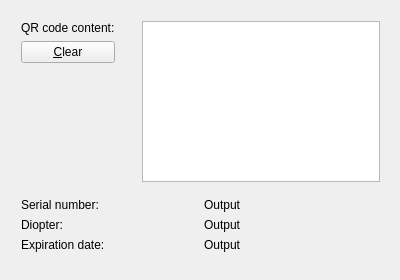
<?xml version="1.0" encoding="UTF-8"?>
<ui version="4.0">
 <class>QrCodeReaderWidget</class>
 <widget class="QWidget" name="QrCodeReaderWidget">
  <property name="geometry">
   <rect>
    <x>0</x>
    <y>0</y>
    <width>400</width>
    <height>280</height>
   </rect>
  </property>
  <property name="minimumSize">
   <size>
    <width>400</width>
    <height>280</height>
   </size>
  </property>
  <property name="maximumSize">
   <size>
    <width>400</width>
    <height>280</height>
   </size>
  </property>
  <property name="windowTitle">
   <string>CodeReaderWidget</string>
  </property>
  <widget class="QWidget" name="layoutWidget">
   <property name="geometry">
    <rect>
     <x>10</x>
     <y>10</y>
     <width>381</width>
     <height>262</height>
    </rect>
   </property>
   <layout class="QVBoxLayout" name="verticalLayout">
    <item>
     <layout class="QHBoxLayout" name="horizontalLayout">
      <item>
       <layout class="QVBoxLayout" name="verticalLayout_2">
        <item>
         <widget class="QLabel" name="seriaNumberLabel">
          <property name="text">
           <string>QR code content:</string>
          </property>
          <property name="buddy">
           <cstring>qrCodeInput</cstring>
          </property>
         </widget>
        </item>
        <item>
         <widget class="QPushButton" name="clearBtn">
          <property name="text">
           <string>&amp;Clear</string>
          </property>
         </widget>
        </item>
        <item>
         <spacer name="verticalSpacer_3">
          <property name="orientation">
           <enum>Qt::Vertical</enum>
          </property>
          <property name="sizeHint" stdset="0">
           <size>
            <width>20</width>
            <height>40</height>
           </size>
          </property>
         </spacer>
        </item>
       </layout>
      </item>
      <item>
       <spacer name="horizontalSpacer">
        <property name="orientation">
         <enum>Qt::Horizontal</enum>
        </property>
        <property name="sizeHint" stdset="0">
         <size>
          <width>40</width>
          <height>20</height>
         </size>
        </property>
       </spacer>
      </item>
      <item>
       <widget class="QPlainTextEdit" name="qrCodeInput">
        <property name="minimumSize">
         <size>
          <width>0</width>
          <height>145</height>
         </size>
        </property>
       </widget>
      </item>
     </layout>
    </item>
    <item>
     <spacer name="verticalSpacer">
      <property name="orientation">
       <enum>Qt::Vertical</enum>
      </property>
      <property name="sizeHint" stdset="0">
       <size>
        <width>20</width>
        <height>40</height>
       </size>
      </property>
     </spacer>
    </item>
    <item>
     <layout class="QHBoxLayout" name="horizontalLayout_2">
      <item>
       <widget class="QLabel" name="label">
        <property name="text">
         <string>Serial number:</string>
        </property>
       </widget>
      </item>
      <item>
       <widget class="QLabel" name="serialNumberOuput">
        <property name="text">
         <string>Output</string>
        </property>
       </widget>
      </item>
     </layout>
    </item>
    <item>
     <layout class="QHBoxLayout" name="horizontalLayout_4">
      <item>
       <widget class="QLabel" name="label_3">
        <property name="text">
         <string>Diopter:</string>
        </property>
       </widget>
      </item>
      <item>
       <widget class="QLabel" name="diopterOutput">
        <property name="text">
         <string>Output</string>
        </property>
       </widget>
      </item>
     </layout>
    </item>
    <item>
     <layout class="QHBoxLayout" name="horizontalLayout_3">
      <item>
       <widget class="QLabel" name="label_2">
        <property name="text">
         <string>Expiration date:</string>
        </property>
       </widget>
      </item>
      <item>
       <widget class="QLabel" name="expirationDateOutput">
        <property name="text">
         <string>Output</string>
        </property>
       </widget>
      </item>
     </layout>
    </item>
    <item>
     <spacer name="verticalSpacer_2">
      <property name="orientation">
       <enum>Qt::Vertical</enum>
      </property>
      <property name="sizeHint" stdset="0">
       <size>
        <width>20</width>
        <height>40</height>
       </size>
      </property>
     </spacer>
    </item>
   </layout>
  </widget>
 </widget>
 <layoutdefault spacing="6" margin="11"/>
 <resources/>
 <connections/>
</ui>
